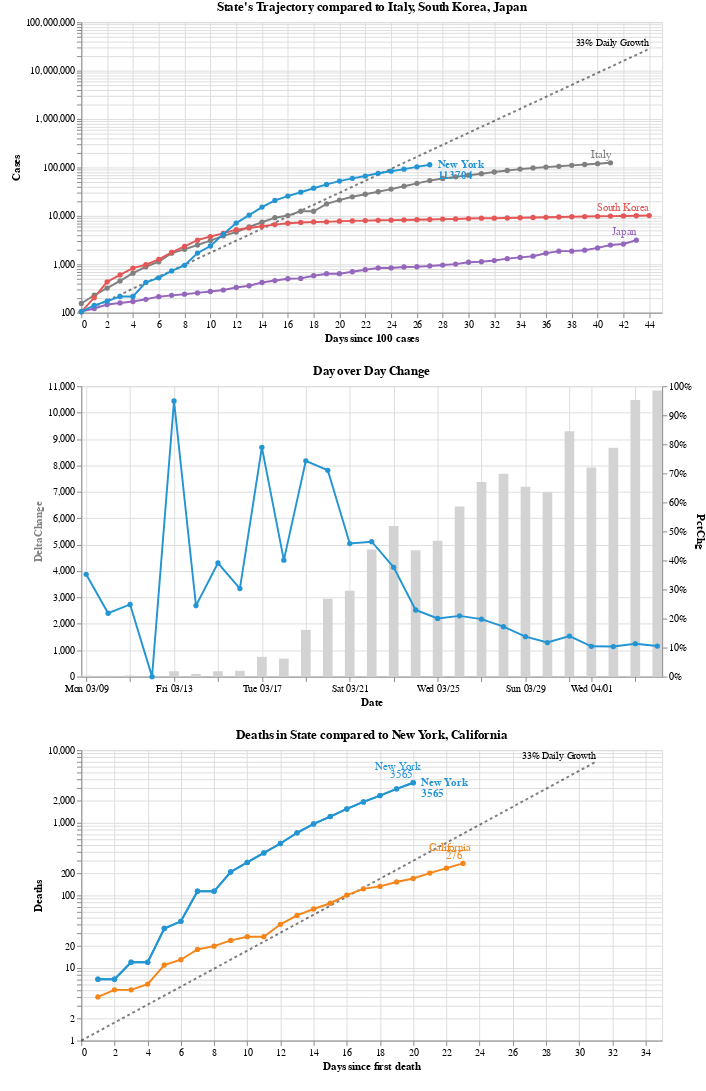

This figure's notebook cell:
### Code cell
#hide_input
growth_chart = alt.vconcat(
    chart2,
    alt.layer(chart3, chart4).resolve_scale(y='independent'), 
    chart5
).add_selection(
    state_selection
).configure_view(
    stroke=None
).configure(
    padding={'left':10, 'bottom':20}
)

growth_chart

### Figure 1 — Vega-Lite specification as saved in the notebook (floating-point values rounded to 4 significant figures; data arrays with more than 128 entries replaced by an {"elided": "..."} marker saying what was removed)
{"config": {"view": {"continuousWidth": 400, "continuousHeight": 300}, "padding": {"left": 10, "bottom": 20}}, "vconcat": [{"layer": [{"mark": {"type": "line", "color": "black", "opacity": 0.5, "strokeDash": [3, 3]}, "encoding": {"x": {"type": "quantitative", "field": "Days since 100 cases"}, "y": {"type": "quantitative", "field": "Cases"}}, "selection": {"Select": {"type": "single", "fields": ["Key"], "bind": {"input": "select", "options": ["Alabama", "Arizona", "Arkansas", "California", "Colorado", "Connecticut", "Delaware", "District of Columbia", "Florida", "Georgia", "Hawaii", "Idaho", "Illinois", "Indiana", "Iowa", "Kansas", "Kentucky", "Louisiana", "Maine", "Maryland", "Massachusetts", "Michigan", "Minnesota", "Mississippi", "Missouri", "Nebraska", "Nevada", "New Hampshire", "New Jersey", "New Mexico", "New York", "North Carolina", "Ohio", "Oklahoma", "Oregon", "Pennsylvania", "Puerto Rico", "Rhode Island", "South Carolina", "Tennessee", "Texas", "Utah", "Vermont", "Virginia", "Washington", "Wisconsin"]}, "init": {"Key": "New York"}}}}, {"mark": {"type": "text", "align": "right", "dy": -6, "fontSize": 10, "text": "33% Daily Growth"}, "encoding": {"x": {"type": "quantitative", "field": "Days since 100 cases"}, "y": {"type": "quantitative", "field": "Cases"}}, "transform": [{"filter": "(datum['Days since 100 cases'] >= 44)"}]}, {"data": {"name": "data-5fd3b27b0b5efb61bf5c6bf360c7b57f"}, "mark": {"type": "line", "point": true, "tooltip": true}, "encoding": {"color": {"type": "nominal", "field": "Key", "legend": null, "scale": {"domain": ["Germany", "India", "Italy", "Japan", "South Korea", "Spain", "US", "United Kingdom", "Alabama", "Alaska", "American Samoa", "Arizona", "Arkansas", "California", "Colorado", "Connecticut", "Delaware", "District of Columbia", "Florida", "Georgia", "Guam", "Hawaii", "Idaho", "Illinois", "Indiana", "Iowa", "Kansas", "Kentucky", "Louisiana", "Maine", "Maryland", "Massachusetts", "Michigan", "Minnesota", "Mississippi", "Missouri", "Montana", "Nebraska", "Nevada", "New Hampshire", "New Jersey", "New Mexico", "New York", "North Carolina", "North Dakota", "Northern Marianas", "Ohio", "Oklahoma", "Oregon", "Pennsylvania", "Puerto Rico", "Rhode Island", "South Carolina", "South Dakota", "Tennessee", "Texas", "Utah", "Vermont", "Virgin Islands", "Virginia", "Washington", "West Virginia", "Wisconsin", "Wyoming"], "range": ["#2495D3", "#9D755D", "grey", "#9467bd", "#E45756", "#F58518", "#3469B2", "#2495D3", "#3469B2", "#3469B2", "#3469B2", "#3469B2", "#3469B2", "#F58518", "#3469B2", "#3469B2", "#3469B2", "#3469B2", "#3469B2", "#3469B2", "#3469B2", "#3469B2", "#3469B2", "#3469B2", "#3469B2", "#3469B2", "#3469B2", "#3469B2", "#3469B2", "#3469B2", "#3469B2", "#3469B2", "#3469B2", "#3469B2", "#3469B2", "#3469B2", "#3469B2", "#3469B2", "#3469B2", "#3469B2", "#3469B2", "#3469B2", "#2495D3", "#3469B2", "#3469B2", "#3469B2", "#3469B2", "#3469B2", "#3469B2", "#3469B2", "#3469B2", "#3469B2", "#3469B2", "#3469B2", "#3469B2", "#3469B2", "#3469B2", "#3469B2", "#3469B2", "#3469B2", "#3469B2", "#3469B2", "#3469B2", "#3469B2"]}}, "tooltip": [{"type": "nominal", "field": "Key"}, {"type": "temporal", "field": "Date"}, {"type": "quantitative", "field": "Cases"}, {"type": "quantitative", "field": "Days since 100 cases"}], "x": {"type": "quantitative", "field": "Days since 100 cases"}, "y": {"type": "quantitative", "field": "Cases", "scale": {"type": "log"}}}, "title": "State's Trajectory compared to Italy, South Korea, Japan", "transform": [{"filter": {"field": "Key", "oneOf": ["Italy", "South Korea", "Japan"]}}], "width": 600}, {"data": {"name": "data-5fd3b27b0b5efb61bf5c6bf360c7b57f"}, "mark": {"type": "text", "align": "right", "dy": -8}, "encoding": {"color": {"type": "nominal", "field": "Key", "legend": null, "scale": {"domain": ["Germany", "India", "Italy", "Japan", "South Korea", "Spain", "US", "United Kingdom", "Alabama", "Alaska", "American Samoa", "Arizona", "Arkansas", "California", "Colorado", "Connecticut", "Delaware", "District of Columbia", "Florida", "Georgia", "Guam", "Hawaii", "Idaho", "Illinois", "Indiana", "Iowa", "Kansas", "Kentucky", "Louisiana", "Maine", "Maryland", "Massachusetts", "Michigan", "Minnesota", "Mississippi", "Missouri", "Montana", "Nebraska", "Nevada", "New Hampshire", "New Jersey", "New Mexico", "New York", "North Carolina", "North Dakota", "Northern Marianas", "Ohio", "Oklahoma", "Oregon", "Pennsylvania", "Puerto Rico", "Rhode Island", "South Carolina", "South Dakota", "Tennessee", "Texas", "Utah", "Vermont", "Virgin Islands", "Virginia", "Washington", "West Virginia", "Wisconsin", "Wyoming"], "range": ["#2495D3", "#9D755D", "grey", "#9467bd", "#E45756", "#F58518", "#3469B2", "#2495D3", "#3469B2", "#3469B2", "#3469B2", "#3469B2", "#3469B2", "#F58518", "#3469B2", "#3469B2", "#3469B2", "#3469B2", "#3469B2", "#3469B2", "#3469B2", "#3469B2", "#3469B2", "#3469B2", "#3469B2", "#3469B2", "#3469B2", "#3469B2", "#3469B2", "#3469B2", "#3469B2", "#3469B2", "#3469B2", "#3469B2", "#3469B2", "#3469B2", "#3469B2", "#3469B2", "#3469B2", "#3469B2", "#3469B2", "#3469B2", "#2495D3", "#3469B2", "#3469B2", "#3469B2", "#3469B2", "#3469B2", "#3469B2", "#3469B2", "#3469B2", "#3469B2", "#3469B2", "#3469B2", "#3469B2", "#3469B2", "#3469B2", "#3469B2", "#3469B2", "#3469B2", "#3469B2", "#3469B2", "#3469B2", "#3469B2"]}}, "text": {"type": "nominal", "field": "Key"}, "tooltip": [{"type": "nominal", "field": "Key"}, {"type": "temporal", "field": "Date"}, {"type": "quantitative", "field": "Cases"}, {"type": "quantitative", "field": "Days since 100 cases"}], "x": {"type": "quantitative", "field": "Days since 100 cases"}, "y": {"type": "quantitative", "field": "Cases", "scale": {"type": "log"}}}, "title": "State's Trajectory compared to Italy, South Korea, Japan", "transform": [{"filter": {"field": "Key", "oneOf": ["Italy", "South Korea", "Japan"]}}, {"filter": "(datum['Date'] >= 1585958400000)"}], "width": 600}, {"data": {"name": "data-5fd3b27b0b5efb61bf5c6bf360c7b57f"}, "mark": {"type": "line", "point": {"size": 30}, "tooltip": true}, "encoding": {"color": {"type": "nominal", "field": "Key", "legend": null, "scale": {"domain": ["Germany", "India", "Italy", "Japan", "South Korea", "Spain", "US", "United Kingdom", "Alabama", "Alaska", "American Samoa", "Arizona", "Arkansas", "California", "Colorado", "Connecticut", "Delaware", "District of Columbia", "Florida", "Georgia", "Guam", "Hawaii", "Idaho", "Illinois", "Indiana", "Iowa", "Kansas", "Kentucky", "Louisiana", "Maine", "Maryland", "Massachusetts", "Michigan", "Minnesota", "Mississippi", "Missouri", "Montana", "Nebraska", "Nevada", "New Hampshire", "New Jersey", "New Mexico", "New York", "North Carolina", "North Dakota", "Northern Marianas", "Ohio", "Oklahoma", "Oregon", "Pennsylvania", "Puerto Rico", "Rhode Island", "South Carolina", "South Dakota", "Tennessee", "Texas", "Utah", "Vermont", "Virgin Islands", "Virginia", "Washington", "West Virginia", "Wisconsin", "Wyoming"], "range": ["#2495D3", "#9D755D", "grey", "#9467bd", "#E45756", "#F58518", "#3469B2", "#2495D3", "#3469B2", "#3469B2", "#3469B2", "#3469B2", "#3469B2", "#F58518", "#3469B2", "#3469B2", "#3469B2", "#3469B2", "#3469B2", "#3469B2", "#3469B2", "#3469B2", "#3469B2", "#3469B2", "#3469B2", "#3469B2", "#3469B2", "#3469B2", "#3469B2", "#3469B2", "#3469B2", "#3469B2", "#3469B2", "#3469B2", "#3469B2", "#3469B2", "#3469B2", "#3469B2", "#3469B2", "#3469B2", "#3469B2", "#3469B2", "#2495D3", "#3469B2", "#3469B2", "#3469B2", "#3469B2", "#3469B2", "#3469B2", "#3469B2", "#3469B2", "#3469B2", "#3469B2", "#3469B2", "#3469B2", "#3469B2", "#3469B2", "#3469B2", "#3469B2", "#3469B2", "#3469B2", "#3469B2", "#3469B2", "#3469B2"]}}, "tooltip": [{"type": "nominal", "field": "Key"}, {"type": "temporal", "field": "Date"}, {"type": "quantitative", "field": "Cases"}, {"type": "quantitative", "field": "Days since 100 cases"}], "x": {"type": "quantitative", "field": "Days since 100 cases"}, "y": {"type": "quantitative", "field": "Cases", "scale": {"type": "log"}}}, "title": "State's Trajectory compared to Italy, South Korea, Japan", "transform": [{"filter": {"selection": "Select"}}], "width": 600}, {"data": {"name": "data-5fd3b27b0b5efb61bf5c6bf360c7b57f"}, "mark": {"type": "text", "align": "left", "dx": 8, "fontWeight": "bold"}, "encoding": {"color": {"type": "nominal", "field": "Key", "legend": null, "scale": {"domain": ["Germany", "India", "Italy", "Japan", "South Korea", "Spain", "US", "United Kingdom", "Alabama", "Alaska", "American Samoa", "Arizona", "Arkansas", "California", "Colorado", "Connecticut", "Delaware", "District of Columbia", "Florida", "Georgia", "Guam", "Hawaii", "Idaho", "Illinois", "Indiana", "Iowa", "Kansas", "Kentucky", "Louisiana", "Maine", "Maryland", "Massachusetts", "Michigan", "Minnesota", "Mississippi", "Missouri", "Montana", "Nebraska", "Nevada", "New Hampshire", "New Jersey", "New Mexico", "New York", "North Carolina", "North Dakota", "Northern Marianas", "Ohio", "Oklahoma", "Oregon", "Pennsylvania", "Puerto Rico", "Rhode Island", "South Carolina", "South Dakota", "Tennessee", "Texas", "Utah", "Vermont", "Virgin Islands", "Virginia", "Washington", "West Virginia", "Wisconsin", "Wyoming"], "range": ["#2495D3", "#9D755D", "grey", "#9467bd", "#E45756", "#F58518", "#3469B2", "#2495D3", "#3469B2", "#3469B2", "#3469B2", "#3469B2", "#3469B2", "#F58518", "#3469B2", "#3469B2", "#3469B2", "#3469B2", "#3469B2", "#3469B2", "#3469B2", "#3469B2", "#3469B2", "#3469B2", "#3469B2", "#3469B2", "#3469B2", "#3469B2", "#3469B2", "#3469B2", "#3469B2", "#3469B2", "#3469B2", "#3469B2", "#3469B2", "#3469B2", "#3469B2", "#3469B2", "#3469B2", "#3469B2", "#3469B2", "#3469B2", "#2495D3", "#3469B2", "#3469B2", "#3469B2", "#3469B2", "#3469B2", "#3469B2", "#3469B2", "#3469B2", "#3469B2", "#3469B2", "#3469B2", "#3469B2", "#3469B2", "#3469B2", "#3469B2", "#3469B2", "#3469B2", "#3469B2", "#3469B2", "#3469B2", "#3469B2"]}}, "text": {"type": "nominal", "field": "Key"}, "tooltip": [{"type": "nominal", "field": "Key"}, {"type": "temporal", "field": "Date"}, {"type": "quantitative", "field": "Cases"}, {"type": "quantitative", "field": "Days since 100 cases"}], "x": {"type": "quantitative", "field": "Days since 100 cases"}, "y": {"type": "quantitative", "field": "Cases", "scale": {"type": "log"}}}, "title": "State's Trajectory compared to Italy, South Korea, Japan", "transform": [{"filter": {"selection": "Select"}}, {"filter": "(datum['Date'] >= 1585958400000)"}], "width": 600}, {"data": {"name": "data-5fd3b27b0b5efb61bf5c6bf360c7b57f"}, "mark": {"type": "text", "align": "left", "dx": 8, "dy": 12, "fontWeight": "bold"}, "encoding": {"color": {"type": "nominal", "field": "Key", "legend": null, "scale": {"domain": ["Germany", "India", "Italy", "Japan", "South Korea", "Spain", "US", "United Kingdom", "Alabama", "Alaska", "American Samoa", "Arizona", "Arkansas", "California", "Colorado", "Connecticut", "Delaware", "District of Columbia", "Florida", "Georgia", "Guam", "Hawaii", "Idaho", "Illinois", "Indiana", "Iowa", "Kansas", "Kentucky", "Louisiana", "Maine", "Maryland", "Massachusetts", "Michigan", "Minnesota", "Mississippi", "Missouri", "Montana", "Nebraska", "Nevada", "New Hampshire", "New Jersey", "New Mexico", "New York", "North Carolina", "North Dakota", "Northern Marianas", "Ohio", "Oklahoma", "Oregon", "Pennsylvania", "Puerto Rico", "Rhode Island", "South Carolina", "South Dakota", "Tennessee", "Texas", "Utah", "Vermont", "Virgin Islands", "Virginia", "Washington", "West Virginia", "Wisconsin", "Wyoming"], "range": ["#2495D3", "#9D755D", "grey", "#9467bd", "#E45756", "#F58518", "#3469B2", "#2495D3", "#3469B2", "#3469B2", "#3469B2", "#3469B2", "#3469B2", "#F58518", "#3469B2", "#3469B2", "#3469B2", "#3469B2", "#3469B2", "#3469B2", "#3469B2", "#3469B2", "#3469B2", "#3469B2", "#3469B2", "#3469B2", "#3469B2", "#3469B2", "#3469B2", "#3469B2", "#3469B2", "#3469B2", "#3469B2", "#3469B2", "#3469B2", "#3469B2", "#3469B2", "#3469B2", "#3469B2", "#3469B2", "#3469B2", "#3469B2", "#2495D3", "#3469B2", "#3469B2", "#3469B2", "#3469B2", "#3469B2", "#3469B2", "#3469B2", "#3469B2", "#3469B2", "#3469B2", "#3469B2", "#3469B2", "#3469B2", "#3469B2", "#3469B2", "#3469B2", "#3469B2", "#3469B2", "#3469B2", "#3469B2", "#3469B2"]}}, "text": {"type": "quantitative", "field": "Cases"}, "tooltip": [{"type": "nominal", "field": "Key"}, {"type": "temporal", "field": "Date"}, {"type": "quantitative", "field": "Cases"}, {"type": "quantitative", "field": "Days since 100 cases"}], "x": {"type": "quantitative", "field": "Days since 100 cases"}, "y": {"type": "quantitative", "field": "Cases", "scale": {"type": "log"}}}, "title": "State's Trajectory compared to Italy, South Korea, Japan", "transform": [{"filter": {"selection": "Select"}}, {"filter": "(datum['Date'] >= 1585958400000)"}], "width": 600}], "data": {"name": "data-9c9e41caf9e4b9739ca1cdf4b996e3f5"}}, {"layer": [{"mark": {"type": "bar", "color": "lightgrey", "point": true, "tooltip": true, "width": 10}, "encoding": {"tooltip": [{"type": "nominal", "field": "Key"}, {"type": "temporal", "field": "Date"}, {"type": "quantitative", "field": "DeltaChange"}], "x": {"type": "temporal", "axis": {"format": "%a %m/%d"}, "field": "Date"}, "y": {"type": "quantitative", "axis": {"titleColor": "grey"}, "field": "DeltaChange"}}, "selection": {"Select": {"type": "single", "fields": ["Key"], "bind": {"input": "select", "options": ["Alabama", "Arizona", "Arkansas", "California", "Colorado", "Connecticut", "Delaware", "District of Columbia", "Florida", "Georgia", "Hawaii", "Idaho", "Illinois", "Indiana", "Iowa", "Kansas", "Kentucky", "Louisiana", "Maine", "Maryland", "Massachusetts", "Michigan", "Minnesota", "Mississippi", "Missouri", "Nebraska", "Nevada", "New Hampshire", "New Jersey", "New Mexico", "New York", "North Carolina", "Ohio", "Oklahoma", "Oregon", "Pennsylvania", "Puerto Rico", "Rhode Island", "South Carolina", "Tennessee", "Texas", "Utah", "Vermont", "Virginia", "Washington", "Wisconsin"]}, "init": {"Key": "New York"}}}, "title": "Day over Day Change", "transform": [{"filter": {"selection": "Select"}}], "width": 600}, {"mark": {"type": "line", "point": true, "tooltip": true}, "encoding": {"color": {"type": "nominal", "field": "Key", "legend": null, "scale": {"domain": ["Germany", "India", "Italy", "Japan", "South Korea", "Spain", "US", "United Kingdom", "Alabama", "Alaska", "American Samoa", "Arizona", "Arkansas", "California", "Colorado", "Connecticut", "Delaware", "District of Columbia", "Florida", "Georgia", "Guam", "Hawaii", "Idaho", "Illinois", "Indiana", "Iowa", "Kansas", "Kentucky", "Louisiana", "Maine", "Maryland", "Massachusetts", "Michigan", "Minnesota", "Mississippi", "Missouri", "Montana", "Nebraska", "Nevada", "New Hampshire", "New Jersey", "New Mexico", "New York", "North Carolina", "North Dakota", "Northern Marianas", "Ohio", "Oklahoma", "Oregon", "Pennsylvania", "Puerto Rico", "Rhode Island", "South Carolina", "South Dakota", "Tennessee", "Texas", "Utah", "Vermont", "Virgin Islands", "Virginia", "Washington", "West Virginia", "Wisconsin", "Wyoming"], "range": ["#2495D3", "#9D755D", "grey", "#9467bd", "#E45756", "#F58518", "#3469B2", "#2495D3", "#3469B2", "#3469B2", "#3469B2", "#3469B2", "#3469B2", "#F58518", "#3469B2", "#3469B2", "#3469B2", "#3469B2", "#3469B2", "#3469B2", "#3469B2", "#3469B2", "#3469B2", "#3469B2", "#3469B2", "#3469B2", "#3469B2", "#3469B2", "#3469B2", "#3469B2", "#3469B2", "#3469B2", "#3469B2", "#3469B2", "#3469B2", "#3469B2", "#3469B2", "#3469B2", "#3469B2", "#3469B2", "#3469B2", "#3469B2", "#2495D3", "#3469B2", "#3469B2", "#3469B2", "#3469B2", "#3469B2", "#3469B2", "#3469B2", "#3469B2", "#3469B2", "#3469B2", "#3469B2", "#3469B2", "#3469B2", "#3469B2", "#3469B2", "#3469B2", "#3469B2", "#3469B2", "#3469B2", "#3469B2", "#3469B2"]}}, "tooltip": [{"type": "nominal", "field": "Key"}, {"type": "temporal", "field": "Date"}, {"type": "quantitative", "field": "PctChg"}], "x": {"type": "temporal", "axis": {"format": "%a %m/%d"}, "field": "Date"}, "y": {"type": "quantitative", "axis": {"format": "%"}, "field": "PctChg"}}, "title": "Day over Day Change", "transform": [{"filter": {"selection": "Select"}}], "width": 600}], "data": {"name": "data-f1311419451e50d14f0a1accf385b336"}, "resolve": {"scale": {"y": "independent"}}}, {"layer": [{"mark": {"type": "line", "color": "black", "opacity": 0.5, "strokeDash": [3, 3]}, "encoding": {"x": {"type": "quantitative", "field": "Days since first death"}, "y": {"type": "quantitative", "field": "Deaths"}}, "selection": {"Select": {"type": "single", "fields": ["Key"], "bind": {"input": "select", "options": ["Alabama", "Arizona", "Arkansas", "California", "Colorado", "Connecticut", "Delaware", "District of Columbia", "Florida", "Georgia", "Hawaii", "Idaho", "Illinois", "Indiana", "Iowa", "Kansas", "Kentucky", "Louisiana", "Maine", "Maryland", "Massachusetts", "Michigan", "Minnesota", "Mississippi", "Missouri", "Nebraska", "Nevada", "New Hampshire", "New Jersey", "New Mexico", "New York", "North Carolina", "Ohio", "Oklahoma", "Oregon", "Pennsylvania", "Puerto Rico", "Rhode Island", "South Carolina", "Tennessee", "Texas", "Utah", "Vermont", "Virginia", "Washington", "Wisconsin"]}, "init": {"Key": "New York"}}}}, {"mark": {"type": "text", "align": "right", "dy": -6, "fontSize": 10, "text": "33% Daily Growth"}, "encoding": {"x": {"type": "quantitative", "field": "Days since first death"}, "y": {"type": "quantitative", "field": "Deaths"}}, "transform": [{"filter": "(datum['Days since first death'] >= 31)"}]}, {"data": {"name": "data-5a7adbe8b7b98ad2aee2864d1430e968"}, "mark": {"type": "line", "point": true, "tooltip": true}, "encoding": {"color": {"type": "nominal", "field": "Key", "legend": null, "scale": {"domain": ["Germany", "India", "Italy", "Japan", "South Korea", "Spain", "US", "United Kingdom", "Alabama", "Alaska", "American Samoa", "Arizona", "Arkansas", "California", "Colorado", "Connecticut", "Delaware", "District of Columbia", "Florida", "Georgia", "Guam", "Hawaii", "Idaho", "Illinois", "Indiana", "Iowa", "Kansas", "Kentucky", "Louisiana", "Maine", "Maryland", "Massachusetts", "Michigan", "Minnesota", "Mississippi", "Missouri", "Montana", "Nebraska", "Nevada", "New Hampshire", "New Jersey", "New Mexico", "New York", "North Carolina", "North Dakota", "Northern Marianas", "Ohio", "Oklahoma", "Oregon", "Pennsylvania", "Puerto Rico", "Rhode Island", "South Carolina", "South Dakota", "Tennessee", "Texas", "Utah", "Vermont", "Virgin Islands", "Virginia", "Washington", "West Virginia", "Wisconsin", "Wyoming"], "range": ["#2495D3", "#9D755D", "grey", "#9467bd", "#E45756", "#F58518", "#3469B2", "#2495D3", "#3469B2", "#3469B2", "#3469B2", "#3469B2", "#3469B2", "#F58518", "#3469B2", "#3469B2", "#3469B2", "#3469B2", "#3469B2", "#3469B2", "#3469B2", "#3469B2", "#3469B2", "#3469B2", "#3469B2", "#3469B2", "#3469B2", "#3469B2", "#3469B2", "#3469B2", "#3469B2", "#3469B2", "#3469B2", "#3469B2", "#3469B2", "#3469B2", "#3469B2", "#3469B2", "#3469B2", "#3469B2", "#3469B2", "#3469B2", "#2495D3", "#3469B2", "#3469B2", "#3469B2", "#3469B2", "#3469B2", "#3469B2", "#3469B2", "#3469B2", "#3469B2", "#3469B2", "#3469B2", "#3469B2", "#3469B2", "#3469B2", "#3469B2", "#3469B2", "#3469B2", "#3469B2", "#3469B2", "#3469B2", "#3469B2"]}}, "tooltip": [{"type": "nominal", "field": "Key"}, {"type": "temporal", "field": "Date"}, {"type": "quantitative", "field": "Deaths"}, {"type": "quantitative", "field": "Days since first death"}], "x": {"type": "quantitative", "field": "Days since first death"}, "y": {"type": "quantitative", "field": "Deaths", "scale": {"type": "log"}}}, "transform": [{"filter": {"field": "Key", "oneOf": ["New York", "California"]}}], "width": 600}, {"data": {"name": "data-5a7adbe8b7b98ad2aee2864d1430e968"}, "mark": {"type": "text", "align": "right", "dx": 8, "dy": -16}, "encoding": {"color": {"type": "nominal", "field": "Key", "legend": null, "scale": {"domain": ["Germany", "India", "Italy", "Japan", "South Korea", "Spain", "US", "United Kingdom", "Alabama", "Alaska", "American Samoa", "Arizona", "Arkansas", "California", "Colorado", "Connecticut", "Delaware", "District of Columbia", "Florida", "Georgia", "Guam", "Hawaii", "Idaho", "Illinois", "Indiana", "Iowa", "Kansas", "Kentucky", "Louisiana", "Maine", "Maryland", "Massachusetts", "Michigan", "Minnesota", "Mississippi", "Missouri", "Montana", "Nebraska", "Nevada", "New Hampshire", "New Jersey", "New Mexico", "New York", "North Carolina", "North Dakota", "Northern Marianas", "Ohio", "Oklahoma", "Oregon", "Pennsylvania", "Puerto Rico", "Rhode Island", "South Carolina", "South Dakota", "Tennessee", "Texas", "Utah", "Vermont", "Virgin Islands", "Virginia", "Washington", "West Virginia", "Wisconsin", "Wyoming"], "range": ["#2495D3", "#9D755D", "grey", "#9467bd", "#E45756", "#F58518", "#3469B2", "#2495D3", "#3469B2", "#3469B2", "#3469B2", "#3469B2", "#3469B2", "#F58518", "#3469B2", "#3469B2", "#3469B2", "#3469B2", "#3469B2", "#3469B2", "#3469B2", "#3469B2", "#3469B2", "#3469B2", "#3469B2", "#3469B2", "#3469B2", "#3469B2", "#3469B2", "#3469B2", "#3469B2", "#3469B2", "#3469B2", "#3469B2", "#3469B2", "#3469B2", "#3469B2", "#3469B2", "#3469B2", "#3469B2", "#3469B2", "#3469B2", "#2495D3", "#3469B2", "#3469B2", "#3469B2", "#3469B2", "#3469B2", "#3469B2", "#3469B2", "#3469B2", "#3469B2", "#3469B2", "#3469B2", "#3469B2", "#3469B2", "#3469B2", "#3469B2", "#3469B2", "#3469B2", "#3469B2", "#3469B2", "#3469B2", "#3469B2"]}}, "text": {"type": "nominal", "field": "Key"}, "tooltip": [{"type": "nominal", "field": "Key"}, {"type": "temporal", "field": "Date"}, {"type": "quantitative", "field": "Deaths"}, {"type": "quantitative", "field": "Days since first death"}], "x": {"type": "quantitative", "field": "Days since first death"}, "y": {"type": "quantitative", "field": "Deaths", "scale": {"type": "log"}}}, "transform": [{"filter": {"field": "Key", "oneOf": ["New York", "California"]}}, {"filter": "(datum['Date'] >= 1585958400000)"}], "width": 600}, {"data": {"name": "data-5a7adbe8b7b98ad2aee2864d1430e968"}, "mark": {"type": "text", "align": "right", "dy": -8}, "encoding": {"color": {"type": "nominal", "field": "Key", "legend": null, "scale": {"domain": ["Germany", "India", "Italy", "Japan", "South Korea", "Spain", "US", "United Kingdom", "Alabama", "Alaska", "American Samoa", "Arizona", "Arkansas", "California", "Colorado", "Connecticut", "Delaware", "District of Columbia", "Florida", "Georgia", "Guam", "Hawaii", "Idaho", "Illinois", "Indiana", "Iowa", "Kansas", "Kentucky", "Louisiana", "Maine", "Maryland", "Massachusetts", "Michigan", "Minnesota", "Mississippi", "Missouri", "Montana", "Nebraska", "Nevada", "New Hampshire", "New Jersey", "New Mexico", "New York", "North Carolina", "North Dakota", "Northern Marianas", "Ohio", "Oklahoma", "Oregon", "Pennsylvania", "Puerto Rico", "Rhode Island", "South Carolina", "South Dakota", "Tennessee", "Texas", "Utah", "Vermont", "Virgin Islands", "Virginia", "Washington", "West Virginia", "Wisconsin", "Wyoming"], "range": ["#2495D3", "#9D755D", "grey", "#9467bd", "#E45756", "#F58518", "#3469B2", "#2495D3", "#3469B2", "#3469B2", "#3469B2", "#3469B2", "#3469B2", "#F58518", "#3469B2", "#3469B2", "#3469B2", "#3469B2", "#3469B2", "#3469B2", "#3469B2", "#3469B2", "#3469B2", "#3469B2", "#3469B2", "#3469B2", "#3469B2", "#3469B2", "#3469B2", "#3469B2", "#3469B2", "#3469B2", "#3469B2", "#3469B2", "#3469B2", "#3469B2", "#3469B2", "#3469B2", "#3469B2", "#3469B2", "#3469B2", "#3469B2", "#2495D3", "#3469B2", "#3469B2", "#3469B2", "#3469B2", "#3469B2", "#3469B2", "#3469B2", "#3469B2", "#3469B2", "#3469B2", "#3469B2", "#3469B2", "#3469B2", "#3469B2", "#3469B2", "#3469B2", "#3469B2", "#3469B2", "#3469B2", "#3469B2", "#3469B2"]}}, "text": {"type": "quantitative", "field": "Deaths"}, "tooltip": [{"type": "nominal", "field": "Key"}, {"type": "temporal", "field": "Date"}, {"type": "quantitative", "field": "Deaths"}, {"type": "quantitative", "field": "Days since first death"}], "x": {"type": "quantitative", "field": "Days since first death"}, "y": {"type": "quantitative", "field": "Deaths", "scale": {"type": "log"}}}, "transform": [{"filter": {"field": "Key", "oneOf": ["New York", "California"]}}, {"filter": "(datum['Date'] >= 1585958400000)"}], "width": 600}, {"data": {"name": "data-5a7adbe8b7b98ad2aee2864d1430e968"}, "mark": {"type": "line", "point": {"size": 30}, "tooltip": true}, "encoding": {"color": {"type": "nominal", "field": "Key", "legend": null, "scale": {"domain": ["Germany", "India", "Italy", "Japan", "South Korea", "Spain", "US", "United Kingdom", "Alabama", "Alaska", "American Samoa", "Arizona", "Arkansas", "California", "Colorado", "Connecticut", "Delaware", "District of Columbia", "Florida", "Georgia", "Guam", "Hawaii", "Idaho", "Illinois", "Indiana", "Iowa", "Kansas", "Kentucky", "Louisiana", "Maine", "Maryland", "Massachusetts", "Michigan", "Minnesota", "Mississippi", "Missouri", "Montana", "Nebraska", "Nevada", "New Hampshire", "New Jersey", "New Mexico", "New York", "North Carolina", "North Dakota", "Northern Marianas", "Ohio", "Oklahoma", "Oregon", "Pennsylvania", "Puerto Rico", "Rhode Island", "South Carolina", "South Dakota", "Tennessee", "Texas", "Utah", "Vermont", "Virgin Islands", "Virginia", "Washington", "West Virginia", "Wisconsin", "Wyoming"], "range": ["#2495D3", "#9D755D", "grey", "#9467bd", "#E45756", "#F58518", "#3469B2", "#2495D3", "#3469B2", "#3469B2", "#3469B2", "#3469B2", "#3469B2", "#F58518", "#3469B2", "#3469B2", "#3469B2", "#3469B2", "#3469B2", "#3469B2", "#3469B2", "#3469B2", "#3469B2", "#3469B2", "#3469B2", "#3469B2", "#3469B2", "#3469B2", "#3469B2", "#3469B2", "#3469B2", "#3469B2", "#3469B2", "#3469B2", "#3469B2", "#3469B2", "#3469B2", "#3469B2", "#3469B2", "#3469B2", "#3469B2", "#3469B2", "#2495D3", "#3469B2", "#3469B2", "#3469B2", "#3469B2", "#3469B2", "#3469B2", "#3469B2", "#3469B2", "#3469B2", "#3469B2", "#3469B2", "#3469B2", "#3469B2", "#3469B2", "#3469B2", "#3469B2", "#3469B2", "#3469B2", "#3469B2", "#3469B2", "#3469B2"]}}, "tooltip": [{"type": "nominal", "field": "Key"}, {"type": "temporal", "field": "Date"}, {"type": "quantitative", "field": "Deaths"}, {"type": "quantitative", "field": "Days since first death"}], "x": {"type": "quantitative", "field": "Days since first death"}, "y": {"type": "quantitative", "field": "Deaths", "scale": {"type": "log"}}}, "transform": [{"filter": {"selection": "Select"}}], "width": 600}, {"data": {"name": "data-5a7adbe8b7b98ad2aee2864d1430e968"}, "mark": {"type": "text", "align": "left", "dx": 8, "fontWeight": "bold"}, "encoding": {"color": {"type": "nominal", "field": "Key", "legend": null, "scale": {"domain": ["Germany", "India", "Italy", "Japan", "South Korea", "Spain", "US", "United Kingdom", "Alabama", "Alaska", "American Samoa", "Arizona", "Arkansas", "California", "Colorado", "Connecticut", "Delaware", "District of Columbia", "Florida", "Georgia", "Guam", "Hawaii", "Idaho", "Illinois", "Indiana", "Iowa", "Kansas", "Kentucky", "Louisiana", "Maine", "Maryland", "Massachusetts", "Michigan", "Minnesota", "Mississippi", "Missouri", "Montana", "Nebraska", "Nevada", "New Hampshire", "New Jersey", "New Mexico", "New York", "North Carolina", "North Dakota", "Northern Marianas", "Ohio", "Oklahoma", "Oregon", "Pennsylvania", "Puerto Rico", "Rhode Island", "South Carolina", "South Dakota", "Tennessee", "Texas", "Utah", "Vermont", "Virgin Islands", "Virginia", "Washington", "West Virginia", "Wisconsin", "Wyoming"], "range": ["#2495D3", "#9D755D", "grey", "#9467bd", "#E45756", "#F58518", "#3469B2", "#2495D3", "#3469B2", "#3469B2", "#3469B2", "#3469B2", "#3469B2", "#F58518", "#3469B2", "#3469B2", "#3469B2", "#3469B2", "#3469B2", "#3469B2", "#3469B2", "#3469B2", "#3469B2", "#3469B2", "#3469B2", "#3469B2", "#3469B2", "#3469B2", "#3469B2", "#3469B2", "#3469B2", "#3469B2", "#3469B2", "#3469B2", "#3469B2", "#3469B2", "#3469B2", "#3469B2", "#3469B2", "#3469B2", "#3469B2", "#3469B2", "#2495D3", "#3469B2", "#3469B2", "#3469B2", "#3469B2", "#3469B2", "#3469B2", "#3469B2", "#3469B2", "#3469B2", "#3469B2", "#3469B2", "#3469B2", "#3469B2", "#3469B2", "#3469B2", "#3469B2", "#3469B2", "#3469B2", "#3469B2", "#3469B2", "#3469B2"]}}, "text": {"type": "nominal", "field": "Key"}, "tooltip": [{"type": "nominal", "field": "Key"}, {"type": "temporal", "field": "Date"}, {"type": "quantitative", "field": "Deaths"}, {"type": "quantitative", "field": "Days since first death"}], "x": {"type": "quantitative", "field": "Days since first death"}, "y": {"type": "quantitative", "field": "Deaths", "scale": {"type": "log"}}}, "transform": [{"filter": {"selection": "Select"}}, {"filter": "(datum['Date'] >= 1585958400000)"}], "width": 600}, {"data": {"name": "data-5a7adbe8b7b98ad2aee2864d1430e968"}, "mark": {"type": "text", "align": "left", "dx": 8, "dy": 12, "fontWeight": "bold"}, "encoding": {"color": {"type": "nominal", "field": "Key", "legend": null, "scale": {"domain": ["Germany", "India", "Italy", "Japan", "South Korea", "Spain", "US", "United Kingdom", "Alabama", "Alaska", "American Samoa", "Arizona", "Arkansas", "California", "Colorado", "Connecticut", "Delaware", "District of Columbia", "Florida", "Georgia", "Guam", "Hawaii", "Idaho", "Illinois", "Indiana", "Iowa", "Kansas", "Kentucky", "Louisiana", "Maine", "Maryland", "Massachusetts", "Michigan", "Minnesota", "Mississippi", "Missouri", "Montana", "Nebraska", "Nevada", "New Hampshire", "New Jersey", "New Mexico", "New York", "North Carolina", "North Dakota", "Northern Marianas", "Ohio", "Oklahoma", "Oregon", "Pennsylvania", "Puerto Rico", "Rhode Island", "South Carolina", "South Dakota", "Tennessee", "Texas", "Utah", "Vermont", "Virgin Islands", "Virginia", "Washington", "West Virginia", "Wisconsin", "Wyoming"], "range": ["#2495D3", "#9D755D", "grey", "#9467bd", "#E45756", "#F58518", "#3469B2", "#2495D3", "#3469B2", "#3469B2", "#3469B2", "#3469B2", "#3469B2", "#F58518", "#3469B2", "#3469B2", "#3469B2", "#3469B2", "#3469B2", "#3469B2", "#3469B2", "#3469B2", "#3469B2", "#3469B2", "#3469B2", "#3469B2", "#3469B2", "#3469B2", "#3469B2", "#3469B2", "#3469B2", "#3469B2", "#3469B2", "#3469B2", "#3469B2", "#3469B2", "#3469B2", "#3469B2", "#3469B2", "#3469B2", "#3469B2", "#3469B2", "#2495D3", "#3469B2", "#3469B2", "#3469B2", "#3469B2", "#3469B2", "#3469B2", "#3469B2", "#3469B2", "#3469B2", "#3469B2", "#3469B2", "#3469B2", "#3469B2", "#3469B2", "#3469B2", "#3469B2", "#3469B2", "#3469B2", "#3469B2", "#3469B2", "#3469B2"]}}, "text": {"type": "quantitative", "field": "Deaths"}, "tooltip": [{"type": "nominal", "field": "Key"}, {"type": "temporal", "field": "Date"}, {"type": "quantitative", "field": "Deaths"}, {"type": "quantitative", "field": "Days since first death"}], "x": {"type": "quantitative", "field": "Days since first death"}, "y": {"type": "quantitative", "field": "Deaths", "scale": {"type": "log"}}}, "transform": [{"filter": {"selection": "Select"}}, {"filter": "(datum['Date'] >= 1585958400000)"}], "width": 600}], "data": {"name": "data-6fa6aadbbdc7368a27695fc3c4306946"}, "title": "Deaths in State compared to New York, California"}], "$schema": "https://vega.github.io/schema/vega-lite/v4.0.2.json", "datasets": {"data-9c9e41caf9e4b9739ca1cdf4b996e3f5": [{"Days since 100 cases": 0, "Cases": 100.0}, {"Days since 100 cases": 1, "Cases": 133.0}, {"Days since 100 cases": 2, "Cases": 176.9}, {"Days since 100 cases": 3, "Cases": 235.3}, {"Days since 100 cases": 4, "Cases": 312.9}, {"Days since 100 cases": 5, "Cases": 416.2}, {"Days since 100 cases": 6, "Cases": 553.5}, {"Days since 100 cases": 7, "Cases": 736.1}, {"Days since 100 cases": 8, "Cases": 979.1}, {"Days since 100 cases": 9, "Cases": 1302.0}, {"Days since 100 cases": 10, "Cases": 1732.0}, {"Days since 100 cases": 11, "Cases": 2303.0}, {"Days since 100 cases": 12, "Cases": 3064.0}, {"Days since 100 cases": 13, "Cases": 4074.0}, {"Days since 100 cases": 14, "Cases": 5419.0}, {"Days since 100 cases": 15, "Cases": 7207.0}, {"Days since 100 cases": 16, "Cases": 9586.0}, {"Days since 100 cases": 17, "Cases": 12750.0}, {"Days since 100 cases": 18, "Cases": 16960.0}, {"Days since 100 cases": 19, "Cases": 22550.0}, {"Days since 100 cases": 20, "Cases": 29990.0}, {"Days since 100 cases": 21, "Cases": 39890.0}, {"Days since 100 cases": 22, "Cases": 53060.0}, {"Days since 100 cases": 23, "Cases": 70560.0}, {"Days since 100 cases": 24, "Cases": 93850.0}, {"Days since 100 cases": 25, "Cases": 124800.0}, {"Days since 100 cases": 26, "Cases": 166000.0}, {"Days since 100 cases": 27, "Cases": 220800.0}, {"Days since 100 cases": 28, "Cases": 293700.0}, {"Days since 100 cases": 29, "Cases": 390600.0}, {"Days since 100 cases": 30, "Cases": 519500.0}, {"Days since 100 cases": 31, "Cases": 690900.0}, {"Days since 100 cases": 32, "Cases": 918900.0}, {"Days since 100 cases": 33, "Cases": 1222000.0}, {"Days since 100 cases": 34, "Cases": 1625000.0}, {"Days since 100 cases": 35, "Cases": 2162000.0}, {"Days since 100 cases": 36, "Cases": 2875000.0}, {"Days since 100 cases": 37, "Cases": 3824000.0}, {"Days since 100 cases": 38, "Cases": 5086000.0}, {"Days since 100 cases": 39, "Cases": 6764000.0}, {"Days since 100 cases": 40, "Cases": 8996000.0}, {"Days since 100 cases": 41, "Cases": 11970000.0}, {"Days since 100 cases": 42, "Cases": 15910000.0}, {"Days since 100 cases": 43, "Cases": 21170000.0}, {"Days since 100 cases": 44, "Cases": 28150000.0}], "data-5fd3b27b0b5efb61bf5c6bf360c7b57f": {"elided": "1186 records"}, "data-f1311419451e50d14f0a1accf385b336": {"elided": "771 records"}, "data-6fa6aadbbdc7368a27695fc3c4306946": [{"Days since first death": 0, "Deaths": 1.0}, {"Days since first death": 1, "Deaths": 1.33}, {"Days since first death": 2, "Deaths": 1.769}, {"Days since first death": 3, "Deaths": 2.353}, {"Days since first death": 4, "Deaths": 3.129}, {"Days since first death": 5, "Deaths": 4.162}, {"Days since first death": 6, "Deaths": 5.535}, {"Days since first death": 7, "Deaths": 7.361}, {"Days since first death": 8, "Deaths": 9.791}, {"Days since first death": 9, "Deaths": 13.02}, {"Days since first death": 10, "Deaths": 17.32}, {"Days since first death": 11, "Deaths": 23.03}, {"Days since first death": 12, "Deaths": 30.64}, {"Days since first death": 13, "Deaths": 40.74}, {"Days since first death": 14, "Deaths": 54.19}, {"Days since first death": 15, "Deaths": 72.07}, {"Days since first death": 16, "Deaths": 95.86}, {"Days since first death": 17, "Deaths": 127.5}, {"Days since first death": 18, "Deaths": 169.6}, {"Days since first death": 19, "Deaths": 225.5}, {"Days since first death": 20, "Deaths": 299.9}, {"Days since first death": 21, "Deaths": 398.9}, {"Days since first death": 22, "Deaths": 530.6}, {"Days since first death": 23, "Deaths": 705.6}, {"Days since first death": 24, "Deaths": 938.5}, {"Days since first death": 25, "Deaths": 1248.0}, {"Days since first death": 26, "Deaths": 1660.0}, {"Days since first death": 27, "Deaths": 2208.0}, {"Days since first death": 28, "Deaths": 2937.0}, {"Days since first death": 29, "Deaths": 3906.0}, {"Days since first death": 30, "Deaths": 5195.0}, {"Days since first death": 31, "Deaths": 6909.0}], "data-5a7adbe8b7b98ad2aee2864d1430e968": {"elided": "765 records"}}}
